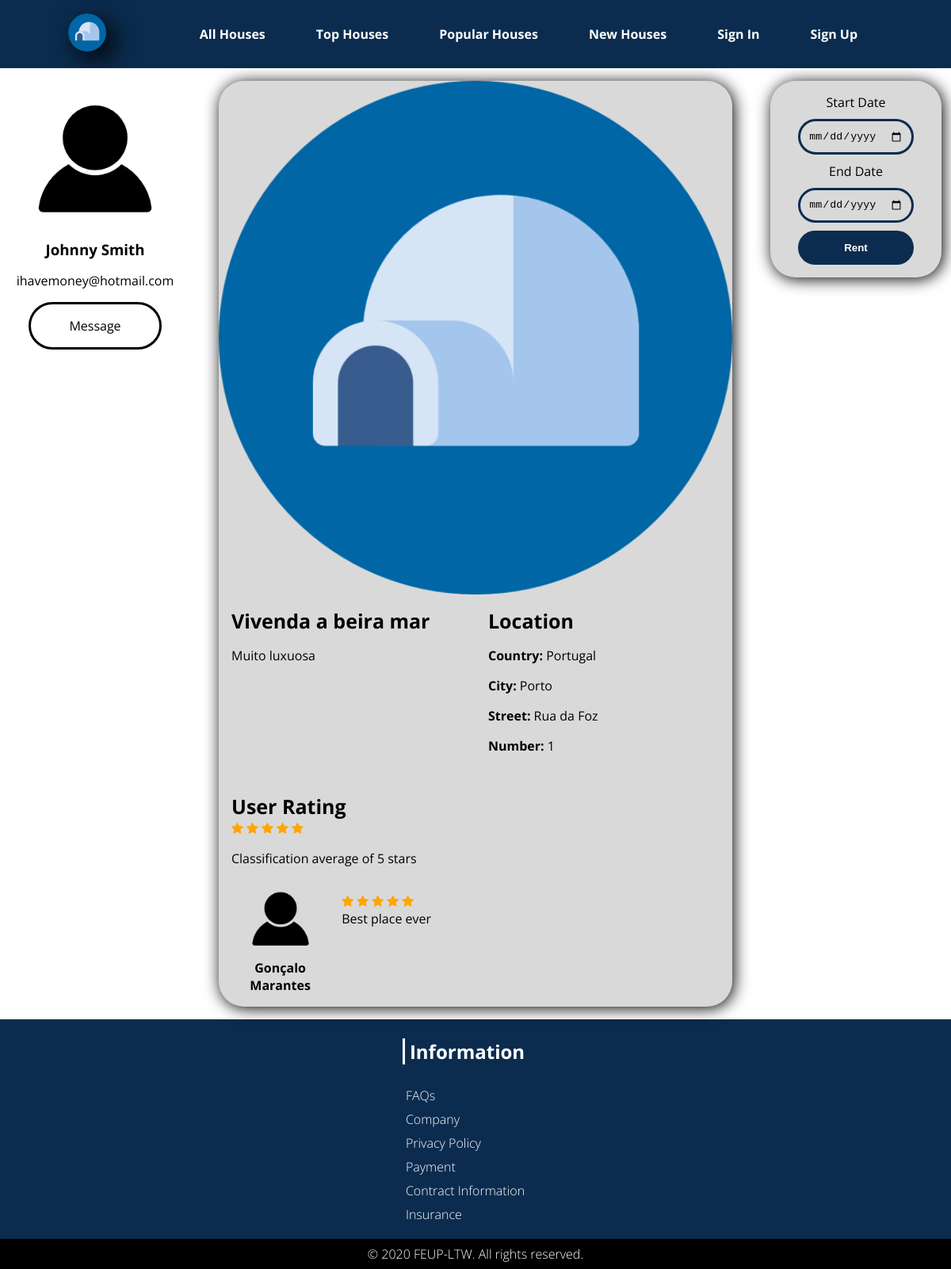
Screenshot of /pages/house_detail_page.php?idPlace=2 with the database file from the repository.
### tables this page shows
CREATE TABLE USER(
    id INTEGER PRIMARY KEY,
    picture TEXT default '/assets/images/empty_user.jpg' NOT NULL,
	username TEXT NOT NULL UNIQUE,
    name TEXT NOT NULL,
	email TEXT NOT NULL UNIQUE,
    phonenumber INTEGER,
    password TEXT NOT NULL,
	CONSTRAINT CHK_USER CHECK (length(username)>=6 AND length(username)<=20));

CREATE TABLE PICTURES(
    idPicture INTEGER PRIMARY KEY,
    picturePath TEXT NOT NULL,
    idPlace INTEGER NOT NULL REFERENCES PLACE ON DELETE CASCADE ON UPDATE CASCADE,
    aproved BOOLEAN NOT NULL);

CREATE TABLE PLACE(
    idPlace INTEGER PRIMARY KEY,
    name TEXT NOT NULL,
    price INTEGER NOT NULL,
    street TEXT NOT NULL,
    number INTEGER NOT NULL,
    city TEXT NOT NULL,
    country TEXT NOT NULL,
    description TEXT NOT NULL,
    classification INTEGER default 0,
	idUser INTEGER NOT NULL REFERENCES USER ON DELETE CASCADE ON UPDATE CASCADE,
    CONSTRAINT CHK_PLACE CHECK (price>=0),
    UNIQUE(street,number,city,country));

CREATE TABLE REVIEW(
    idReservation INTEGER NOT NULL REFERENCES RESERVATION ON DELETE CASCADE ON UPDATE CASCADE PRIMARY KEY,
    classification INTEGER NOT NULL,
    comment TEXT,
    reply TEXT,
    CONSTRAINT CHK_REVIEW CHECK (classification between 0 AND 5));

### pages/house_detail_page.php (called while the page is built, shortened)
<?php
include_once('../templates/common.php');
include_once('../templates/house.php');
$username = get_username();
$houseId = $_GET['idPlace'];
draw_header_alternative($username);
draw_house_rent_area($houseId);
draw_footer($username);
?>

### database/db_house.php (called while the page is built, shortened)
<?php
$dir = $_SERVER['DOCUMENT_ROOT'];
include_once("$dir/database/connection.php");
function getHouse($idHouse)
{
    global $dbh;
    $stmt = $dbh->prepare('select * from PLACE WHERE idPlace = ?;');
    $stmt->execute(array($idHouse));
    $result = $stmt->fetch();
    return $result;
}
function getPicture($idHouse)
{
    global $dbh;
    $stmt = $dbh->prepare("SELECT picturePath FROM PICTURES WHERE idPlace = ?");
    $stmt->execute(array($idHouse));
    $image = $stmt->fetchColumn();
    return $image;
}
function getReviews($idPlace){
    global $dbh;
    $stmt = $dbh->prepare('select REVIEW.* from REVIEW,RESERVATION WHERE RESERVATION.idPlace = ? AND RESERVATION.idReservation=REVIEW.idReservation;');
    $stmt->execute(array($idPlace));
    $result = $stmt->fetchAll();
    return $result;
}
function getReservation($idReservation){
    global $dbh;
    $stmt = $dbh->prepare('select * from RESERVATION WHERE idReservation = ? ;');
    $stmt->execute(array($idReservation));
    $result = $stmt->fetch();
    return $result;
}
?>

### database/db_user.php (called while the page is built, shortened)
<?php
$dir = $_SERVER['DOCUMENT_ROOT'];
include_once("$dir/database/connection.php");
function getUserInfo($userId)
{
    global $dbh;
    $stmt = $dbh->prepare('select * from user where id = ?');
    $stmt->execute(array($userId));
    $result = $stmt->fetch();
    if ($result == false) {
        return 0;
    } else return $result;
}
?>

### templates/house.php (the view, shortened to what this page needs)
<?php
$dir = $_SERVER['DOCUMENT_ROOT'];
include_once("$dir/database/db_house.php");
include_once("$dir/database/db_user.php");
?>
<?php function draw_house_rent_area($houseId)
{
  ?>
  <section id="house-rent-container">
    <?php
      $houseInfo = getHouse($houseId);
      $userInfo = getUserInfo($houseInfo['idUser']);
      $image = getPicture($houseId);
      ?>
    <div class="profile-card">
      <div class="profile-card-photo rounded-photo-container">
        <img src="<?= $userInfo['picture'] ?>" alt="User Image" />
      </div>
      <h3><?= $userInfo['name'] ?></h3>
      <div class="profile-card-contacts">
        <h4><?= $userInfo['email'] ?></h4>
        <a class="black-rounded-button" href="#">Message</a>
      </div>
    </div>
    <?php
      $houseInfo = getHouse($houseId);
      ?>
    <div class="house-detail-card">
      <img src="<?= $image ?>" alt="House image" />
      <div>
        <h3> <?= $houseInfo['name'] ?> </h3>
        <p> <?= $houseInfo['description'] ?> </p>
      </div>
      <div>
        <h3>Location</h3>
        <p><strong>Country: </strong><?= $houseInfo['country'] ?></p>
        <p><strong>City: </strong><?= $houseInfo['city'] ?></p>
        <p><strong>Street: </strong><?= $houseInfo['street'] ?></p>
        <p><strong>Number: </strong><?= $houseInfo['number'] ?></p>
      </div>
      <div class="house-rating-container">
        <h3>User Rating</h3>
        <?php
          for ($t = 0; $t < round($houseInfo['classification'], 0); $t++) {
            ?>
          <span class="fa fa-star checked"></span>
        <?php } ?>
        <p>Classification average of <?= $houseInfo['classification'] ?> stars</p>
        <div class="house-review-container">
          <?php
          $reviews=getReviews($houseId);
          if ($reviews!=false){
            for ($t = 0; $t < count($reviews); $t++) {
              $reservation=getReservation($reviews[$t]['idReservation']);
              $user=getUserInfo($reservation['idTourist']);
              ?>
            <div class="house-review">
              <section class="profile-card">
                <div class="house-review-photo rounded-photo-container">
                  <img src="..<?= $user['picture'] ?>" alt="House image<?=count($reviews)?>" />
                </div>
                <h4><strong><?=$user['name']?></strong></h4>
              </section>
               <p><?php for ($i=0; $i <$reviews[$t]['classification']; $i++){ ?>
                <span class="fa fa-star checked"></span>
              <?php } ?><?php for ($i=0;$i < 5-$reviews[$t]['classification']; $i++){ ?>
              <span class="fa fa-star"></span><?php } ?>
              <br><?=$reviews[$t]['comment']?></p>
            </div>
          <?php }
          } ?>
        </div>
      </div>
    </div>
    <div class="rent-house-card">
      <form action="../actions/action_rent.php" method="POST">
        <label>Start Date</label>
        <input class="input-form" type="date" name="first-date" required="required" min=<?php echo date("Y-m-d")?>>
        <label>End Date</label>
        <input class="input-form" type="date" name="last-date" required="required" min=<?php echo date("Y-m-d")?>>
        <input class="blue-filled-rounded-button" type="submit" value="Rent">
      </form>
  </section>
<?php } ?>

### templates/common.php (shortened to what this page needs)
<?php
$dir = $_SERVER['DOCUMENT_ROOT'];
include_once("$dir/database/connection.php");
include_once("$dir/templates/house.php");
include_once("$dir/database/db_house.php");
  ?>
<?php function draw_header_alternative($username) {
  ?>
    <!DOCTYPE html>
<html lang="en-US">
<head>
    <link rel="stylesheet" type="text/css" href="../css/style.css">
    <link rel="stylesheet" href="https://cdnjs.cloudflare.com/ajax/libs/font-awesome/4.7.0/css/font-awesome.min.css">
  </head>
  <body>
    <header id="alternative-header">
      <a href="/">
        <img class="logo-shadow" src="../assets/images/logo.png" alt="Hemkonfort Logo" />
      </a>
      <nav id="home-nav-bar">
        <ul>
        <li><a href="list_houses.php">All Houses</a></li>
          <li><a href="../#top-houses">Top Houses</a></li>
          <li><a href="../#popular-houses">Popular Houses</a></li>
          <li><a href="../#new-houses">New Houses</a></li>
          <?php if ($username == null) : ?>
            <li> <a href="sign_in.php">Sign In</a></li>
            <li> <a href="sign_up.php">Sign Up</a> </li>
          <?php else : ?>
            <li>Welcome, <a class="header-username" href="user_area_form.php"><?=$username?></a> </li>
            <li><a class="header-username" href="../actions/action_logout.php">Logout</a></li>
          <?php endif; ?>
        </ul>
    </nav>
</header>
<?php } ?>
<?php function draw_footer($username) {
  ?>
<footer>
    <section id='footer-options-bar'>
        <div class='row-footer-container'>
            <h2>Information</h2>
            <nav class="footer-nav-bar">
                <ul>
                    <li><a href="#">FAQs</a></li>
                    <li><a href="#">Company</a></li>
                    <li><a href="#">Privacy Policy</a></li>
                    <li><a href="#">Payment</a></li>
                    <li><a href="#">Contract Information</a></li>
                    <li><a href="#">Insurance</a></li>
                </ul>
            </nav>
        </div>
    </section>
    <section id="footer-rights-bar">
        <p>&copy 2020 FEUP-LTW. All rights reserved.</p>
    </section>
</footer>
</body>
</html>
<?php } ?>

### css/style.css (style rules this page uses)
body { --main-blue-color: #0b2c4f; --grey-color: #d9d9d9; --focus-blue-color: #0066a6; --background-color: #FFF; --font: 'Open Sans', sans-serif; font-family: var(--font); margin: 0em; background-color: var(--background-color); }
a { text-decoration: none; }
ul { list-style-type: none; }
.logo-shadow { border-radius: 50%; box-shadow: 10px 10px 2em #000000; }
.rounded-photo-container { overflow: hidden; border-radius: 50%; display: flex; justify-content: center; }
.rounded-photo-container > img { width: auto; height: 100%; }
.black-rounded-button { background-color: transparent; color: black; font-weight: normal; margin: 1em; text-align: center; padding: 1em; border-radius: 5em; border: 3px solid black; }
.blue-filled-rounded-button { background-color: var(--main-blue-color); border: 3px solid var(--main-blue-color); color: white; font-weight: bolder; text-align: center; border-radius: 5em; padding: 0.8em; }
.input-form { background: transparent; border: 3px solid var(--main-blue-color); padding: 0.8em; border-radius: 5em; }
#alternative-header { background: var(--main-blue-color); overflow: hidden; justify-content: space-evenly; align-items: center; display: flex; }
#alternative-header > a img { width: 3em; }
#home-nav-bar { padding: 0em; }
#home-nav-bar ul { text-align: center; justify-content: center; display: flex; padding: 0em; margin: 0em; }
#home-nav-bar ul li { display: block; font-weight: 700; padding: 1em 1em; margin: 1em; color: white; }
#home-nav-bar ul li a { color: white; transition: 0.5s; }
footer { width: 100%; overflow: hidden; }
#footer-options-bar { background: var(--main-blue-color); display: flex; justify-content: center; }
.row-footer-container { text-align: left; padding: 0em 2em; }
.row-footer-container h2 { color: white; border-left: 3px solid white; padding: 0px 6px; margin: 1em 1em 1em 0em; }
.footer-nav-bar ul { padding: 0em; }
.footer-nav-bar a { color: white; font-weight: lighter; }
.footer-nav-bar ul li { padding: 4px; }
#footer-rights-bar { background: black; text-align: center; padding: 0.5em; }
#footer-rights-bar p { font-weight: lighter; color: white; margin: 0em; }
.house-card-text > h2, h3, h4 { margin: 0em; }
.house-card-text > h3, h4 { font-weight: normal; }
.profile-card { justify-content: center; align-items: center; text-align: center; }
.profile-card-photo { width: 200px; height: 200px; }
#house-rent-container { align-items: start; justify-content: center; justify-items: center; display: grid; margin: 1em auto; max-width: 80em; width: 100%; grid-template-columns: [start] 20% [line1] 60% [line3] 20% [end]; }
.rent-house-card { width: 90%; background: var(--grey-color); display: grid; border-radius: 2em; box-shadow: 2px 2px 20px black; overflow: hidden; padding: 1em 0em; }
.rent-house-card > form { justify-content: center; text-align: center; align-items: center; display: grid; row-gap: 10px; }
.profile-card-contacts { display: grid; margin: 1em 0em; }
.house-detail-card { width: 90%; background: var(--grey-color); display: grid; border-radius: 2em; box-shadow: 2px 2px 20px black; overflow: hidden; grid-template-columns: [start] 50% [line1] 50% [end]; grid-template-rows: [start] auto [line1] auto [end]; }
.house-detail-card > img { width: 100%; align-self: start; grid-column: start/end; grid-row: start/1; }
.house-detail-card > div { margin: 1em; }
.house-rating-container { grid-column: start/end; }
.house-review-container { grid-column: start/end; }
.house-review { display: grid; grid-template-columns: [start] 20% [line2] 80% [end]; column-gap: 1em; }
.house-review-photo { width: 100px; height: 100px; margin: 0em auto; justify-self: center; grid-column: start/2; }
.house-detail-card h3 { font-size: 25px; margin-right: 25px; }
.fa { font-size: 25px; }
.checked { color: orange; }

### rows the page displays
user: picture (picture), name "Johnny Smith", email "ihavemoney@hotmail.com"
pictures: picturePath (picture)
place: name "Vivenda a beira mar", description "Muito luxuosa", country "Portugal", city "Porto", street "Rua da Foz", number "1", classification "5"
user: picture (picture), name "Gonçalo Marantes"
review: comment "Best place ever"
